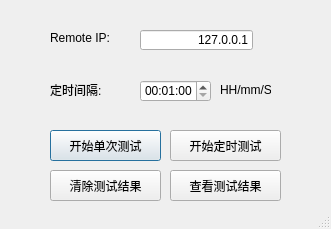
<?xml version="1.0" encoding="UTF-8"?>
<ui version="4.0">
 <class>Dialog</class>
 <widget class="QDialog" name="Dialog">
  <property name="geometry">
   <rect>
    <x>0</x>
    <y>0</y>
    <width>331</width>
    <height>229</height>
   </rect>
  </property>
  <property name="sizePolicy">
   <sizepolicy hsizetype="Fixed" vsizetype="Fixed">
    <horstretch>0</horstretch>
    <verstretch>0</verstretch>
   </sizepolicy>
  </property>
  <property name="windowTitle">
   <string>网速测试</string>
  </property>
  <property name="sizeGripEnabled">
   <bool>true</bool>
  </property>
  <widget class="QLabel" name="label">
   <property name="geometry">
    <rect>
     <x>50</x>
     <y>30</y>
     <width>81</width>
     <height>16</height>
    </rect>
   </property>
   <property name="sizePolicy">
    <sizepolicy hsizetype="Fixed" vsizetype="Fixed">
     <horstretch>0</horstretch>
     <verstretch>0</verstretch>
    </sizepolicy>
   </property>
   <property name="font">
    <font>
     <pointsize>9</pointsize>
    </font>
   </property>
   <property name="text">
    <string>Remote IP:</string>
   </property>
  </widget>
  <widget class="QLabel" name="label_2">
   <property name="geometry">
    <rect>
     <x>50</x>
     <y>82</y>
     <width>81</width>
     <height>16</height>
    </rect>
   </property>
   <property name="sizePolicy">
    <sizepolicy hsizetype="Fixed" vsizetype="Fixed">
     <horstretch>0</horstretch>
     <verstretch>0</verstretch>
    </sizepolicy>
   </property>
   <property name="font">
    <font>
     <pointsize>9</pointsize>
    </font>
   </property>
   <property name="text">
    <string>定时间隔:</string>
   </property>
  </widget>
  <widget class="QLabel" name="label_4">
   <property name="geometry">
    <rect>
     <x>220</x>
     <y>82</y>
     <width>51</width>
     <height>16</height>
    </rect>
   </property>
   <property name="sizePolicy">
    <sizepolicy hsizetype="Fixed" vsizetype="Fixed">
     <horstretch>0</horstretch>
     <verstretch>0</verstretch>
    </sizepolicy>
   </property>
   <property name="font">
    <font>
     <pointsize>9</pointsize>
    </font>
   </property>
   <property name="text">
    <string>HH/mm/SS</string>
   </property>
  </widget>
  <widget class="QPushButton" name="startOneTestBtn">
   <property name="geometry">
    <rect>
     <x>50</x>
     <y>130</y>
     <width>111</width>
     <height>31</height>
    </rect>
   </property>
   <property name="text">
    <string>开始单次测试</string>
   </property>
  </widget>
  <widget class="QPushButton" name="startAutoTestBtn">
   <property name="geometry">
    <rect>
     <x>170</x>
     <y>130</y>
     <width>111</width>
     <height>31</height>
    </rect>
   </property>
   <property name="text">
    <string>开始定时测试</string>
   </property>
  </widget>
  <widget class="QPushButton" name="showResultBtn">
   <property name="geometry">
    <rect>
     <x>170</x>
     <y>170</y>
     <width>111</width>
     <height>31</height>
    </rect>
   </property>
   <property name="text">
    <string>查看测试结果</string>
   </property>
  </widget>
  <widget class="QTimeEdit" name="gapTimeEdit">
   <property name="geometry">
    <rect>
     <x>140</x>
     <y>80</y>
     <width>71</width>
     <height>22</height>
    </rect>
   </property>
   <property name="minimumTime">
    <time>
     <hour>0</hour>
     <minute>1</minute>
     <second>0</second>
    </time>
   </property>
  </widget>
  <widget class="QLineEdit" name="remoteIpInput">
   <property name="geometry">
    <rect>
     <x>140</x>
     <y>30</y>
     <width>113</width>
     <height>20</height>
    </rect>
   </property>
   <property name="text">
    <string>127.0.0.1</string>
   </property>
   <property name="maxLength">
    <number>15</number>
   </property>
   <property name="alignment">
    <set>Qt::AlignRight|Qt::AlignTrailing|Qt::AlignVCenter</set>
   </property>
  </widget>
  <widget class="QPushButton" name="clearResultBtn">
   <property name="geometry">
    <rect>
     <x>50</x>
     <y>170</y>
     <width>111</width>
     <height>31</height>
    </rect>
   </property>
   <property name="text">
    <string>清除测试结果</string>
   </property>
  </widget>
 </widget>
 <resources/>
 <connections/>
</ui>
